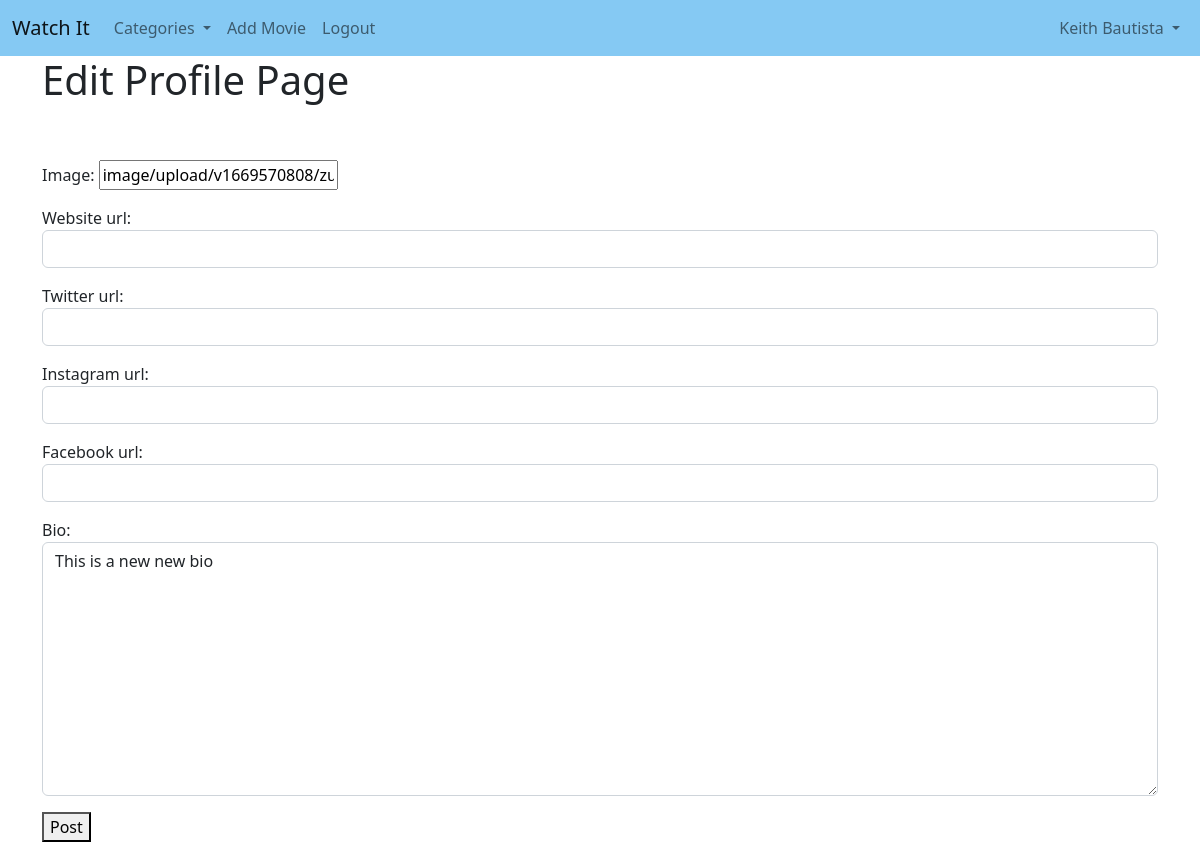
The app's page /members/1/edit_profile_page/ (signed in), older data.
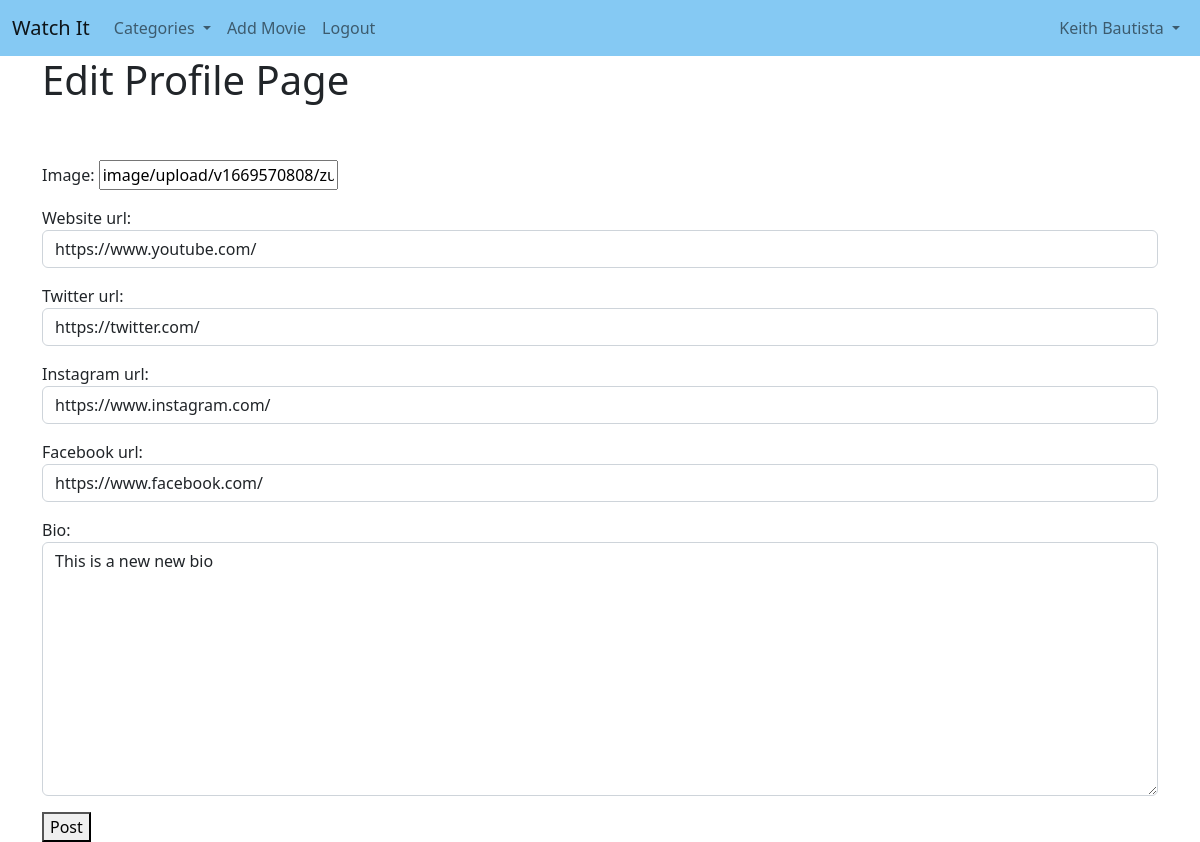
The same page, newer data.
### watchit/models.py (models this page shows, shortened)
class Profile(models.Model):
    user = models.OneToOneField(User, null=True, on_delete=models.CASCADE)
    bio = models.TextField()
    profile_pic = CloudinaryField('image', default='default')
    website_url = models.CharField(max_length=255, blank=True, null=True)
    twitter_url = models.CharField(max_length=255, blank=True, null=True)
    instagram_url = models.CharField(max_length=255, blank=True, null=True)
    facebook_url = models.CharField(max_length=255, blank=True, null=True)

### members/views.py (the view)
# urls.py: path('<int:pk>/edit_profile_page/', EditProfilePageView.as_view(
class EditProfilePageView(generic.UpdateView):
    model = Profile
    template_name = 'registration/edit_profile_page.html'
    form_class = ProfilePageForm
    success_url = reverse_lazy('home')

### members/forms.py
class ProfilePageForm(forms.ModelForm):
    class Meta:
        model = Profile
        fields = (
            'profile_pic',
            'website_url',
            'twitter_url',
            'instagram_url',
            'facebook_url',
            'bio')
        widgets = {
            'website_url': forms.TextInput(attrs={'class': 'form-control'}),
            'twitter_url': forms.TextInput(attrs={'class': 'form-control'}),
            'instagram_url': forms.TextInput(attrs={'class': 'form-control'}),
            'facebook_url': forms.TextInput(attrs={'class': 'form-control'}),
            'bio': forms.Textarea(attrs={'class': 'form-control'}),
        }

### members/templates/registration/edit_profile_page.html (shortened to what this page needs)
{% extends 'base.html' %}
{% block content %}
<div class="container">
{% if user.is_authenticated %}
    {% if user.id == profile.user.id %}
        <h1>Edit Profile Page</h1>
        <br/><br/>
        <div class="form-group">
            <form method="POST" enctype="multipart/form-data">
                {{ form.as_p }}
                <button>Post</button>
        </div>
    {% else %}
    <h2>You are not the correct user to edit this page</h2>
    {% endif %}
{% else %}
<h2>Please Sign in to Edit your profile</h2>
{% endif %}
</div>
{% endblock %}

Row changes from the older to the newer data that the page shows:
changed Profile "image/upload/v1669570808/zunbufbddb7cndav61v0.jpg": website_url (not shown) → "https://www.youtube.com/"; twitter_url (not shown) → "https://twitter.com/"; instagram_url (not shown) → "https://www.instagram.com/"; facebook_url (not shown) → "https://www.facebook.com/"
